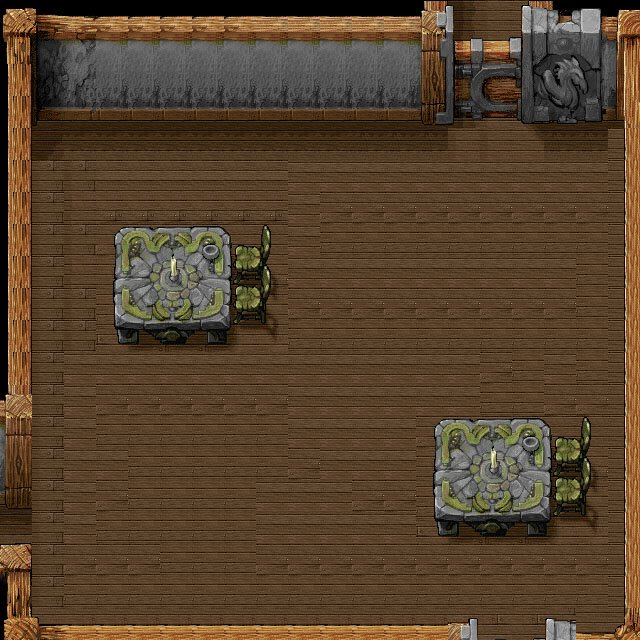

A 2D game scene composited from a Tiled map and its tileset images. What follows is a short description and the map's XML, with every tile layer's data as written:
An orthogonal 20x20 tile map with 32x32 px tiles, 1 tile layer (Tile Layer 1).

<map version="1.0" tiledversion="1.0.3" orientation="orthogonal" renderorder="right-down" width="20" height="20" tilewidth="32" tileheight="32" nextobjectid="1">
 <tileset firstgid="1" source="Image.tsx" />
 <layer name="Tile Layer 1" width="20" height="20">
  <data encoding="csv">
5,6,7,8,8,8,8,8,9,9,9,9,9,10,11,12,13,14,15,18,
25,26,27,29,29,29,29,29,29,29,29,29,29,30,31,32,33,34,35,38,
65,46,47,49,49,49,49,49,49,49,49,49,49,50,51,52,53,54,55,58,
65,66,67,69,69,69,69,69,69,69,69,69,69,70,71,72,73,74,75,78,
65,86,88,88,88,88,88,88,88,88,88,95,95,95,92,92,93,95,95,118,
65,107,107,211,211,211,211,211,211,188,188,188,188,188,188,188,188,188,188,118,
65,107,127,231,231,231,231,231,231,188,208,208,208,208,208,208,208,208,208,118,
65,107,107,108,109,110,111,112,113,188,228,228,228,228,228,228,228,228,228,118,
65,107,127,128,129,130,131,132,133,188,188,188,188,188,188,188,188,188,228,118,
65,107,107,148,149,150,151,152,153,208,208,208,208,208,208,208,208,208,228,118,
65,107,107,168,169,170,171,172,173,228,228,228,228,228,228,228,228,228,228,118,
65,107,188,188,188,188,188,188,188,188,188,188,188,188,188,208,228,188,228,118,
105,107,188,208,208,208,208,208,208,188,188,188,188,188,188,228,228,208,208,118,
125,107,188,228,228,228,228,228,228,188,188,188,188,108,109,110,111,112,113,118,
145,107,188,188,228,228,228,228,228,208,188,188,188,128,129,130,131,132,133,118,
165,107,188,208,228,228,228,228,188,188,188,208,208,148,149,150,151,152,153,118,
185,107,188,228,228,228,228,228,188,188,188,188,188,168,169,170,171,172,173,118,
205,107,208,208,208,228,228,228,208,208,208,208,208,208,208,208,208,208,208,118,
225,107,228,228,228,228,228,228,228,228,228,228,228,228,228,228,228,228,228,118,
245,246,247,247,247,247,247,247,247,247,247,247,247,247,249,250,251,252,177,178
</data>
 </layer>
</map>
